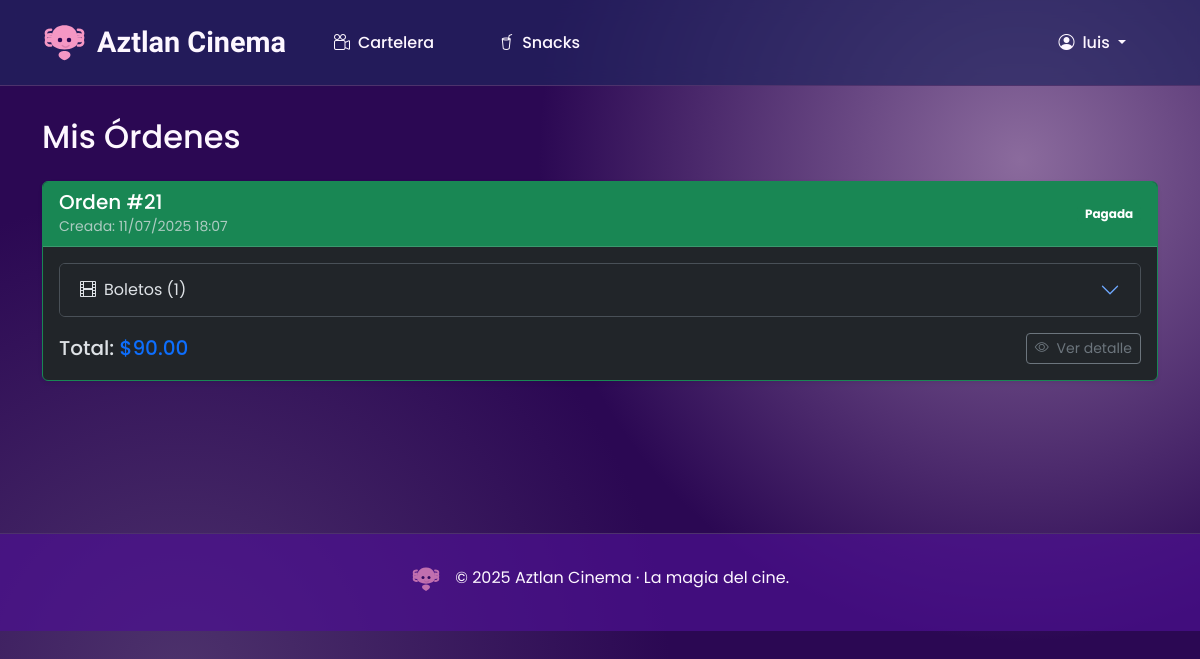
Screenshot of /orders/ (signed in) with the database file from the repository.
### cinema/models.py (models this page shows, shortened)
class TimeStampedModel(models.Model):
   created = models.DateTimeField(auto_now_add=True)
   updated = models.DateTimeField(auto_now=True)
   class Meta:
       abstract = True
       ordering = ('-created',)

class Order(TimeStampedModel):
   customer      = models.ForeignKey(Customer, on_delete=models.SET_NULL, null=True, related_name='orders')
   payment_method= models.CharField(max_length=3, choices=PaymentMethod.choices)
   total_amount  = models.DecimalField(max_digits=8, decimal_places=2)
   paid_at       = models.DateTimeField(null=True, blank=True)
   class Status(models.TextChoices):
       PENDING  = 'PEN', 'Pendiente'
       PAID     = 'PAI', 'Pagada'
       CANCELED = 'CAN', 'Cancelada'
   status        = models.CharField(max_length=3, choices=Status.choices, default=Status.PENDING)

### cinema/views.py (the view)
# urls.py: path('orders/', OrderListView.as_view(), name='orders_list'),
class OrderListView(LoginRequiredMixin, ListView):
   model = Order
   template_name = 'orders_list.html'
   context_object_name = 'orders'
   login_url = 'login'
   def get_queryset(self):
       customer, _ = Customer.objects.get_or_create(user=self.request.user)
       return Order.objects.filter(customer=customer).order_by('-created')

### cinema/templates/orders_list.html (shortened to what this page needs)
{% extends "baseHome.html" %}
{% block content %}
 <h2 class="mb-4">Mis Órdenes</h2>
 {% if orders %}
   {% for order in orders %}
     <div class="card mb-4 shadow-sm
         {% if order.status == 'PAI' %}border-success
         {% elif order.status == 'PEN' %}border-warning
         {% else %}border-secondary{% endif %}">
       <div class="card-header d-flex justify-content-between align-items-center
           {% if order.status == 'PAI' %}bg-success text-white
           {% elif order.status == 'PEN' %}bg-warning text-dark
           {% else %}bg-secondary text-white{% endif %}">
         <div>
           <h5 class="mb-0">Orden #{{ order.id }}</h5>
           <small class="text-muted">
             Creada: {{ order.created|date:"d/m/Y H:i" }}
           </small>
         </div>
         <span class="badge
             {% if order.status == 'PAI' %}bg-success
             {% elif order.status == 'PEN' %}bg-warning text-dark
             {% else %}bg-secondary{% endif %}">
           {% if order.status == 'PAI' %}Pagada
           {% elif order.status == 'PEN' %}Pendiente
           {% else %}Cancelada{% endif %}
         </span>
       </div>
       <div class="card-body">
         <div class="accordion" id="accordion-{{ order.id }}">
           {% if order.order_tickets.count %}
           <div class="accordion-item">
             <h2 class="accordion-header" id="heading-T{{ order.id }}">
               <button class="accordion-button collapsed" type="button"
                       data-bs-toggle="collapse"
                       data-bs-target="#collapse-T{{ order.id }}"
                       aria-expanded="false"
                       aria-controls="collapse-T{{ order.id }}">
                 <i class="bi bi-film me-2"></i> Boletos ({{ order.order_tickets.count }})
               </button>
             </h2>
           </div>
           {% endif %}
         </div>
         <div class="d-flex justify-content-between align-items-center mt-3">
           <h5 class="mb-0">
             Total: <span class="text-primary">${{ order.total_amount|floatformat:2 }}</span>
           </h5>
           {% if order.status == 'PEN' %}
           <div class="d-flex gap-2">
             <a href="{% url 'order_confirm' order_id=order.id %}"
                class="btn btn-sm btn-primary">
               <i class="bi bi-credit-card me-1"></i> Continuar pago
             </a>
             <form method="post"
                   action="{% url 'order_cancel' order_id=order.id %}"
                   style="display:inline">
               {% csrf_token %}
               <button type="submit"
                       class="btn btn-sm btn-danger"
                       onclick="return confirm('¿Seguro que cancelar la orden #{{ order.id }}?');">
                 <i class="bi bi-x-circle me-1"></i> Cancelar
               </button>
             </form>
           </div>
           {% else %}
             <a href="{% url 'order_success' order_id=order.id %}"
                class="btn btn-sm btn-outline-secondary">
               <i class="bi bi-eye me-1"></i> Ver detalle
             </a>
           {% endif %}
         </div>
       </div>
     </div>
   {% endfor %}
 {% else %}
   <div class="alert alert-info">
     No has realizado ninguna orden aún.
   </div>
 {% endif %}
{% endblock %}

### templates/baseHome.html (shortened to what this page needs)
{% load static %}
<!DOCTYPE html>
<html lang="es" data-bs-theme="dark">
<head>
    <link href="https://cdn.jsdelivr.net/npm/bootstrap@5.3.3/dist/css/bootstrap.min.css" rel="stylesheet">
    <link href="https://cdn.jsdelivr.net/npm/bootstrap-icons@1.11.3/font/bootstrap-icons.css" rel="stylesheet">
</head>
<body>
    <div class="bubbles">
    </div>
    <nav class="navbar navbar-expand-lg">
        <div class="container">
            <a class="navbar-brand d-flex align-items-center" href="{% url 'home' %}">
                Aztlan Cinema
            </a>
            <div id="nav" class="collapse navbar-collapse">
                <ul class="navbar-nav me-auto mb-2 mb-lg-0">
                    <li class="nav-item">
                        <a class="nav-link{% if request.resolver_match.url_name == 'home' %} active{% endif %}" href="{% url 'home' %}">
                            <i class="bi bi-camera-reels me-2"></i>Cartelera
                        </a>
                    </li>
                    <li class="nav-item">
                        <a class="nav-link{% if request.resolver_match.url_name == 'snack_list' %} active{% endif %}" href="{% url 'snack_list' %}">
                            <i class="bi bi-cup-straw me-2"></i>Snacks
                        </a>
                    </li>
                </ul>
                <ul class="navbar-nav">
                    {% if request.user.is_authenticated %}
                        <li class="nav-item dropdown">
                            <a class="nav-link dropdown-toggle" href="#" role="button" data-bs-toggle="dropdown" aria-expanded="false">
                                <i class="bi bi-person-circle me-2"></i>{{ request.user.get_short_name|default:request.user.username }}
                            </a>
                        </li>
                    {% else %}
                        <li class="nav-item">
                            <a class="nav-link" href="{% url 'login' %}">
                                <i class="bi bi-box-arrow-in-right me-2"></i>Entrar
                            </a>
                        </li>
                    {% endif %}
                </ul>
            </div>
        </div>
    </nav>
    <main class="container">
        {% block content %}{% endblock %}
    </main>
    <footer class="text-center">
        <div class="container">
            <p class="mb-2">
                © {% now "Y" %} Aztlan Cinema · La magia del cine.
            </p>
        </div>
    </footer>
</body>
</html>

### templates/baseHome.html (style rules this page uses)
:root { --axolotl-deep-purple: #2b0853ff; --axolotl-mid-purple: #4D326C; --axolotl-soft-purple: #8B6B9D; --axolotl-pink: #F597C4; --axolotl-glow: #63E2D9; --axolotl-white: #FDF7FF; --body-font: 'Poppins', sans-serif; --title-font: 'Comfortaa', cursive; }
body { background-color: var(--axolotl-deep-purple); background-image: radial-gradient(circle at 15% 85%, var(--axolotl-mid-purple), transparent 40%), radial-gradient(circle at 85% 20%, var(--axolotl-soft-purple), transparent 40%); color: var(--axolotl-white); font-family: var(--body-font); min-height: 100vh; position: relative; overflow-x: hidden; }
.bubbles { position: fixed; top: 0; left: 0; width: 100%; height: 100%; overflow: hidden; z-index: -1; }
.navbar { background-color: rgba(34, 36, 95, 0.7); backdrop-filter: blur(10px); border-bottom: 1px solid var(--axolotl-mid-purple); padding: 1rem 0; position: sticky; top: 0; z-index: 1000; }
.navbar-brand { font-family: var(--title-font); font-weight: 700; font-size: 1.8rem; color: var(--axolotl-white); transition: color 0.3s ease; }
.axolotl-logo { width: 45px; margin-right: 10px; transition: transform 0.5s ease; }
.nav-link { color: var(--axolotl-white) !important; font-weight: 500; padding: 0.5rem 1.5rem !important; margin: 0 0.5rem; border-radius: 50px; transition: all 0.4s ease; position: relative; }
main { padding-top: 2rem; padding-bottom: 4rem; }
footer { background-color: rgba(76, 17, 144, 0.7); border-top: 1px solid var(--axolotl-mid-purple); padding: 2rem 0; margin-top: 4rem; }
footer .axolotl-logo { width: 30px; opacity: 0.7; }

### rows the page displays
Order: id "21", created "11/07/2025 18:07", status "Pagada", order_tickets.count "1", total_amount "90.00"

### other values shown
{{ request.user.get_short_name|default:request.user.username }} "luis"
